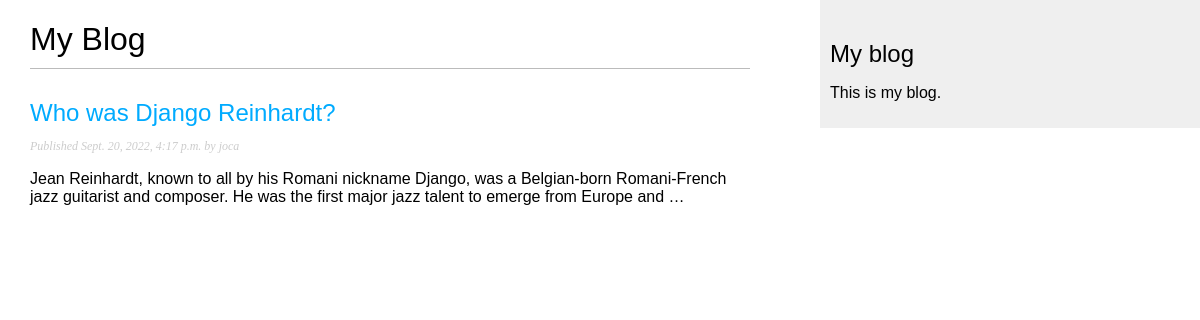
Screenshot of /blog/ with the database file from the repository.
### blog/models.py (models this page shows, shortened)
class Post(models.Model):
    class Status(models.TextChoices):
        DRAFT = 'DF', 'Draft'
        PUBLISHED = 'PB', 'Published'
    title = models.CharField(max_length=256)
    slug = models.SlugField(max_length=256)
    author = models.ForeignKey(User, on_delete=models.CASCADE, related_name='blog_posts')
    body = models.TextField()
    publish = models.DateTimeField(default=timezone.now)
    created = models.DateTimeField(auto_now_add=True)
    update = models.DateTimeField(auto_now=True)
    status = models.CharField(max_length=2, choices=Status.choices, default=Status.DRAFT)
    objects = models.Manager()  # default
    published = PublishedManage()  # My custom manager
    class Meta:
        ordering = ['-publish']
        indexes = [
            models.Index(fields=['-publish'])
        ]

### blog/views.py (the view)
# urls.py: path('', views.post_list, name='post_list'),
def post_list(request):
    posts = Post.published.all()
    context = {'posts': posts}
    return render(request, 'blog/post/list.html', context)

### blog/models.py (called while the page is built)
    def get_queryset(self):
        return super().get_queryset().filter(status=Post.Status.PUBLISHED)

### blog/templates/blog/post/list.html (shortened to what this page needs)
{% extends "blog/base.html" %}
{% block content %}
  <h1>My Blog</h1>
  {% for post in posts %}
    <h2>
      <a href="{% url 'blog:post_detail' post.id %}">
        {{ post.title }}
      </a>
    </h2>
    <p class="date">
      Published {{ post.publish }} by {{ post.author }}
    </p>
    {{ post.body|truncatewords:30|linebreaks }}
  {% endfor %}
{% endblock %}

### blog/templates/blog/base.html (shortened to what this page needs)
{% load static %}
<!DOCTYPE html>
<html>
<head>
  <link href="{% static "css/blog.css" %}" rel="stylesheet">
</head>
<body>
  <div id="content">
    {% block content %}
    {% endblock %}
  </div>
  <div id="sidebar">
    <h2>My blog</h2>
<p>This is my blog.</p>
  </div>
</body>
</html>

### blog/static/css/blog.css (style rules this page uses)
body { margin:0; padding:0; font-family:helvetica, sans-serif; }
a { color:#00abff; text-decoration:none; }
h1 { font-weight:normal; border-bottom:1px solid #bbb; padding:0 0 10px 0; }
h2 { font-weight:normal; margin:30px 0 0; }
#content { float:left; width:60%; padding:0 0 0 30px; }
#sidebar { float:right; width:30%; padding:10px; background:#efefef; height:100%; }
p.date { color:#ccc; font-family: georgia, serif; font-size: 12px; font-style: italic; }

### rows the page displays
Post: title "Who was Django Reinhardt?", publish "Sept. 20, 2022, 4:17 p.m.", author "joca", body "Jean Reinhardt, known to all by his Romani nickname Django, was a Belgian-born Romani-French jazz guitarist and composer. He was the first major jazz talent to emerge from Europe and …"
